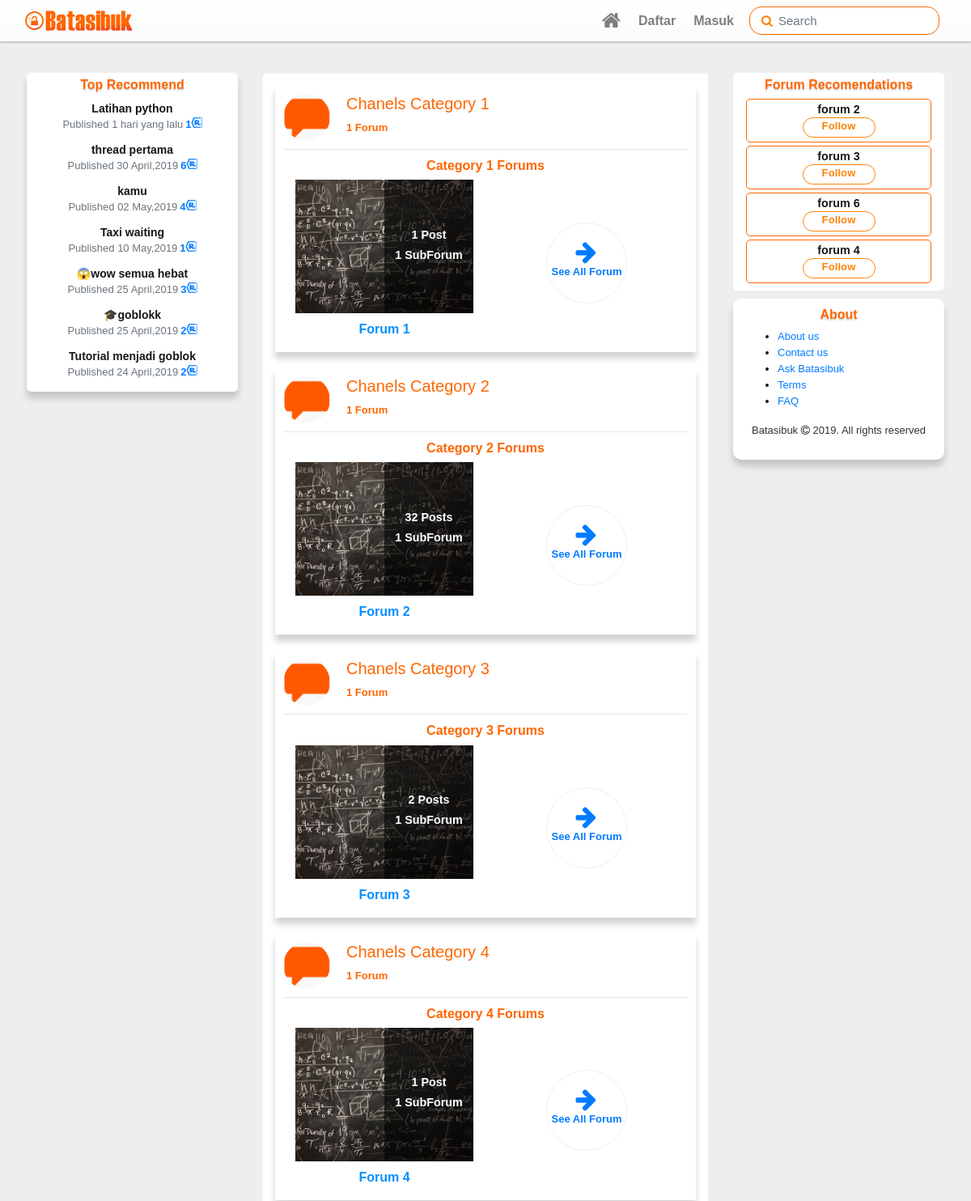
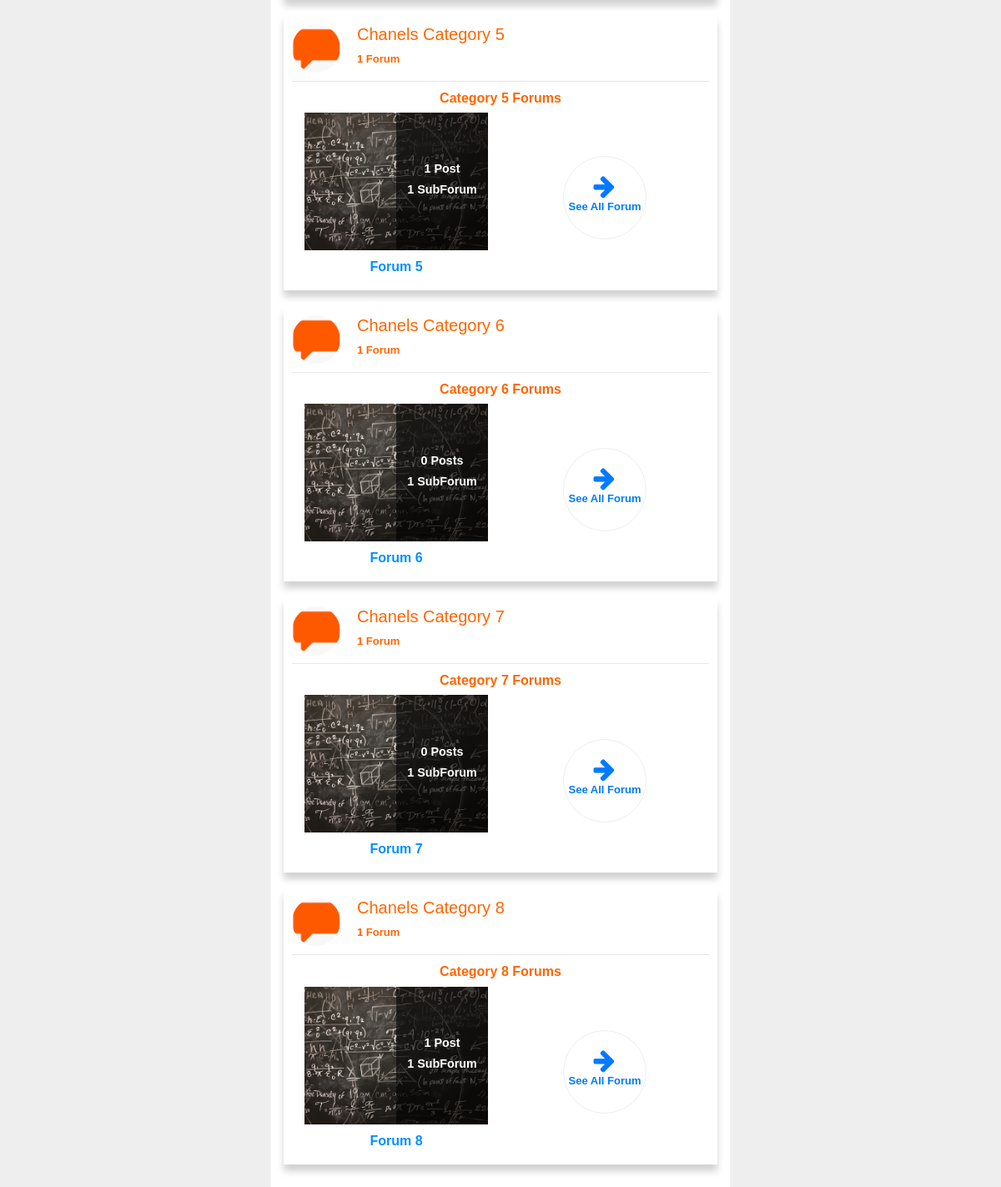
The app's page /forum/ with its own data (2 pictures, top to bottom).
### batasibuk_forum/models.py (models this page shows, shortened)
class Votable(models.Model):
	class Meta:
		abstract=True
	votes=GenericRelation(Vote,content_type_field='vote_type',object_id_field='vote_id')
	upvotes=models.IntegerField(default=0,blank=True)
	downvotes=models.IntegerField(default=0,blank=True)
	vote_self=False

class Post(Votable):
	objects=PostsManager()
	forum_post_type=models.ForeignKey(ContentType,on_delete=models.PROTECT,related_name='_forum_posts')
	forum_post_id=models.PositiveIntegerField()
	content_forum_post=GenericForeignKey('forum_post_type','forum_post_id')
	author=models.ForeignKey(User,related_name='posts',on_delete=models.PROTECT)
	created=models.DateTimeField(auto_now_add=True)
	updated=models.DateTimeField(auto_now=True)
	updated_by=models.ForeignKey(User,blank=True,null=True,on_delete=models.PROTECT)
	post_title=models.CharField(max_length=255)
	body=RichTextUploadingField(blank=True,
								config_name='post_thread',
								external_plugin_resources=[(
									'emoji',
									'/static/ckeditor_plugins/emoji/',
									'plugin.js')]
								)
	post_slug=models.SlugField(max_length=255,blank=True,editable=False)
	status=models.IntegerField(choices=(
		(0,'Draft'),
		(1,'Post')
		),default=0)
	views=models.IntegerField(blank=True,default=0)

class Category(models.Model):
	def image_path(instance,imagename):
		base_name,ext=os.path.splitext(imagename)
		return f"logo_channel/{time.strftime('%y%m%d%H%M%S')}{ext}"
	name=models.CharField(max_length=80)
	groups=models.ManyToManyField(Group,blank=True)
	position=models.IntegerField(blank=True,default=0)
	channel_logo=models.ImageField(default='',blank=True,upload_to=image_path)

class Followble(models.Model):
	class Meta:
		abstract=True
	followers=GenericRelation(Follow,content_type_field='forum_type',object_id_field='forum_id')

class Forum(Followble):
	def image_path(instance,imagename):
		base_name,ext=os.path.splitext(imagename)
		return f"logo_image/{time.strftime('%y%m%d%H%M%S')}{ext}"
	category=models.ForeignKey(Category,related_name='forums',blank=True,null=True,on_delete=models.PROTECT)
	name=models.CharField(max_length=80)
	position=models.IntegerField(blank=True,default=0)
	description=models.TextField(blank=True,default='')
	moderators=models.ManyToManyField(User,blank=True)
	updated=models.DateTimeField(auto_now=True)
	posts=GenericRelation(Post,content_type_field='forum_post_type',object_id_field='forum_post_id',related_query_name='post_forum')
	post_count=models.IntegerField(blank=True,default=0)
	forum_logo=models.ImageField(default='',upload_to=image_path)

### batasibuk_forum/views.py (the view)
# urls.py: path('',HomeForumsView.as_view(),name='home'),
class HomeForumsView(ListView):
	model= Category
	template_name='batasibuk_forum/home.html'
	context_object_name='categorys'
	extra_context={
		'title':'forum'
	}

### batasibuk_forum/models.py (called while the page is built)
	def get_top_recommend(self):
		posts=Post.objects.all()
		for post in posts:
			c_recommends=post.post_recommends.all().count()
			time_since=math.floor((datetime.datetime.now().timestamp()-post.created.timestamp())/3600)
			post.score=(c_recommends)/(time_since+2)**1.8
			if c_recommends==0:
				post.score=(c_recommends-1)/(time_since+2)**1.8
		posts=sorted(posts,key=lambda t:t.score,reverse=True)
		if len(posts)>10:
			return posts[0:7]
		return posts

### batasibuk_forum/templatetags/text_custom.py (called while the page is built)
@register.filter(name='to_time_since')
def to_time_since(d):
	return custom_time_since(d)

### batasibuk_forum/templatetags/top_recommend.py (called while the page is built)
@register.inclusion_tag('snippets/post_recommends.html')
def top_recommend():
	posts=Post.objects.get_top_recommend()
	context={
		'posts':posts,
	}
	return context

@register.inclusion_tag('snippets/forum_recommend.html')
def forum_recommend(request):
	forum=Forum.objects.all()
	if request.user.is_authenticated:
		forum=Forum.objects.exclude(followers__follower=request.user)
	for f in forum:
		f.count_followers=f.followers.all().count()
	recommend_forum=sorted(forum,key=lambda c:c.count_followers,reverse=True)
	if len(recommend_forum)>4:
		recommend_forum=recommend_forum[0:4]
	return {'request':request,'forums':recommend_forum}

### batasibuk_forum/templatetags/vote_follow_filter.py (called while the page is built)
@register.simple_tag(name='is_user_follow')
def user_is_follow(to_follow,request,text=''):
	if request.user.is_authenticated and\
		to_follow.followers.filter(follower=request.user).exists():
			if text=='get_text':
				return mark_safe('<i class="fa fa-check-circle-o fa-lg"></i> Follow')
			return 'active'
	else:
		if text=='get_text':
			return 'Follow'
		return ''

### batasibuk_forum/templates/batasibuk_forum/home.html (shortened to what this page needs)
{% extends "base.html" %}
{% load static %}
{% load top_recommend %}
{% block get_in_head %}
	<link rel="stylesheet" type="text/css" href="{% static "css/forum_home.css" %}">
{% endblock get_in_head %}
{% block main_content %}
<div class="row">
	<div class="col-md-3 d-none d-md-block order-md-1">
    	{%top_recommend%}
    </div>
    <div class="col-md-6 order-1 order-md-2 ">
            <div class="chanels-card">
            {% for category in categorys  %}
				<div class="chanel-detail shadow">
                 	<img src="/media/logo_image/190331210525.png" alt="user" class="chanel-logo" />
                  <div class="channel-info">
                  	<a href="{% url "channel" id_channel=category.id name_channel=category.name%}" class="remove-link-format">
                    <h5 class="channel-title">Chanels {{category.name|capfirst}}</h5>
                    	<p>{{category.forums.all.count}} Forum{{category.forums.all.count|pluralize}}</p>
                    </a>
                  </div>
                  <div class="hr-custom clearfix"></div>
                  <div class="chanel-forum container-fluid">
                    	<h6>{{category.name|capfirst}} Forums </h6>
                    	<div class="row">
                    	{% for forum in category.forums.all %}
	                    		<div class="forum-detail col-sm-6">
	                    			<a href="{% url "forum:forumview" id_forum=forum.id name_forum=forum.name %}" class="remove-link-format">
		                    		<div class="forum-info">
		                    			<img src="/media/logo_image/logocoba.jpg" class="img-fluid forum-logo">
		                    			<div class="forum-posts d-flex flex-column justify-content-center">
		                    				<p>{{forum.posts.all.count}} Post{{forum.posts.all.count|pluralize}}</p>
		                    				<p>{{forum.subforums.all.count}} SubForum{{forum.subforum.all.count|pluralize}}</p>
		                    			</div>
		                    		</div>
									<p>{{forum.name|capfirst}}</p>
									</a>
								</div>
						{% endfor %}
						<div class="col-sm-6 d-flex align-items-center justify-content-center">
							<a href="{% url "channel" id_channel=category.id name_channel=category.name %}" class="link-all-forum">
								<p>
									<i class="fa fa-arrow-right"></i>
									See All Forum
								</p>
							</a>
						</div>
						</div>
                  </div>
                </div>
			{% endfor %}
            </div>
    </div>
    <div class="col-md-3 order-2 order-md-3">
      {%forum_recommend request%}
	   	{% include "snippets/footer.html" %}
	 </div>
</div>
{% endblock main_content %}

### templates/snippets/post_recommends.html
{% load text_custom %}
<div class="trend-threads-card shadow">
  <h6>Top Recommend</h6>
  {% for thread  in posts %}
  	<div class="trend-thread">
      <a href="{% url 'thread' thread.post_slug thread.post_title %}" class="remove-link-format">
      	<p class="threads-title">{{thread.post_title}}</p >
      	<p class="thread-detail"><span class='text-muted'>Published {{thread.created|to_time_since}}</span><span class="thread-r">{{thread.post_recommends.all.count}}<i class="ba-recomend"></i></span></p>
      </a>
  	</div>
  {% endfor %}
</div>

### templates/snippets/forum_recommend.html
{% load vote_follow_filter %}
<div class="suggest-forum-card">
  <h6 class="grey">Forum Recomendations</h6>
  {% for forum in forums  %}
  	<div class="follow-forum">
      <p><a href="{% url "forum:forumview" forum.id forum.name %}"class='remove-link-format'>{{forum.name}}</a></p>
      <a href="javascript:void(0)" class="btn btn-follow follow-this {%is_user_follow forum request %} " data-id='{{forum.id}}' data-action='forum'>{%is_user_follow forum request 'get_text'%}</a>
  </div>
  {% endfor %}
</div>

### static/css/style.css (style rules this page uses)
html, body { height: 100%; width: 100%; }
body { font-family: Helvetica, Arial; line-height: 20px; color: #14171a; background-color: #eee; font-size: 13px; padding-top: 60px; }
.shadow { box-shadow: 0 .5rem .5rem 0 rgba(0,0,0,.18)!important; }
.btn { font-family: Helvetica,Arial,sans-serif!important; font-weight: 700; letter-spacing: .1px; }
.btn-follow { color: #fc8207; background-color: transparent; background-image: none; border-color: #fc8207; font-weight: bold; width: 120px; border-radius: 20px; }
.remove-link-format,.remove-link-format:hover,.remove-link-format:active,.remove-link-format:focus { color: inherit; text-decoration: none; }
.hr-custom { background: none; height: 1px; border-top: 1px solid #e6e6e6; width: 100%; margin: auto; margin-bottom: 10px; }
.trend-threads-card { width: 100%; padding:5px 10px; background-color: #fff; border-radius: 5px; text-align: center; margin-bottom: 10px; min-height: 200px; }
.trend-threads-card .trend-thread { padding:2px; border-radius: 0; width: 100%%; border-bottom: 2px solid rgba(0,0,0,0); transition: ease-in .2s all; }
.trend-threads-card > h6 { font-weight: bold; color: #ff6600; text-shadow: 0rem .14rem rgba(0,0,0,.15); }
.trend-threads-card .trend-thread > a > .threads-title { margin-bottom: 0px; font-weight: bold; font-size: 14px; margin-bottom: 0; }
.trend-threads-card .trend-thread > a > .thread-detail { margin-bottom: 5px; }
.trend-threads-card .trend-thread > a > .thread-detail .thread-r { font-size: 13px; font-weight: bold; margin-left: 3px; color: #007bff; }
.suggest-forum-card { width: 100%; padding:5px 10px; background-color: #fff; border-radius: 5px; text-align: center; margin-bottom: 10px; }
.suggest-forum-card .follow-forum { padding:2px; border-radius: 5px; width: 95%; border: 1px solid #ff6600; margin-bottom:4px; }
.suggest-forum-card > h6 { font-weight: bold; color:#ff6600; text-shadow: 0rem .14rem rgba(0,0,0,.15); }
.suggest-forum-card .follow-forum { margin-left: auto; margin-right: auto; }
.suggest-forum-card .follow-forum > p { display: block; margin-bottom: 0px; font-weight: bold; font-size: 1.1em; transition: ease-in .2s all; }
.suggest-forum-card .follow-forum .btn-follow { height: 25px; width: 90px; font-size: 13px; padding: 0; margin-top: 0px; margin-bottom: 3px; }

### static/css/forum_home.css (style rules this page uses)
.chanels-card { border-radius: 4px; width: 100%; padding: 15px; border: 1px solid #f1f2f2; margin-bottom: 20px; background-color: #fff; margin-bottom: 20px; min-height: 500px; }
.chanels-card .chanel-detail { width: 100%; padding:10px 10px 8px; background-color: #fff; margin-bottom: 20px!important; }
.chanels-card .chanel-detail .chanel-logo { float: left; margin-right: 20px; height: 58px; width: 58px; border-radius: 50%; }
.chanels-card .chanel-detail .remove-link-format { color: #ff6600; font-weight: bold; }
.chanels-card .chanel-detail .chanel-forum> h6 { color: #ff6600; font-weight: bold; text-align: center; }
.chanels-card .chanel-detail .forum-detail .forum-info { position: relative; }
.chanels-card .chanel-detail .forum-detail .forum-posts { position: absolute; background-color: rgba(0,0,0,.6); width:50%; right: 0; top: 0; bottom: 0; text-align: center; font-size: 1em; }
.chanels-card .chanel-detail .forum-detail .forum-posts>p { color: #fff; font-size: 1.1em; margin-bottom: 5px; vertical-align: middle; }
.chanels-card .chanel-detail .forum-detail > a >p { text-align: center; font-size: 16px; font-weight: bold; color: #078fff; margin:10px 0; }
.chanels-card .chanel-forum .link-all-forum { border-radius: 50%; overflow: hidden; display: block; width: 100px; height: 100px; padding: 0!important; text-align: center; line-height: 100px; border:1px solid #eee; transition: .2s; }
.chanels-card .chanel-forum .link-all-forum p { text-align: center; margin-top: 10px; font-weight: bold; display: inline-block; position: relative; }
.chanels-card .chanel-forum .link-all-forum p .fa { font-size: 30px; font-weight: normal; position: absolute; top: 10px; left: 30px; }

### records on screen
Post: post_title "Latihan python", created|to_time_since "1 hari yang lalu", post_recommends.all.count "1"
Post: post_title "thread pertama", created|to_time_since "30 April,2019", post_recommends.all.count "6"
Post: post_title "kamu", created|to_time_since "02 May,2019", post_recommends.all.count "4"
Post: post_title "Taxi waiting", created|to_time_since "10 May,2019", post_recommends.all.count "1"
Post: post_title "😱wow semua hebat", created|to_time_since "25 April,2019", post_recommends.all.count "3"
Post: post_title "🎓goblokk", created|to_time_since "25 April,2019", post_recommends.all.count "2"
Post: post_title "Tutorial menjadi goblok", created|to_time_since "24 April,2019", post_recommends.all.count "2"
Category: name "Category 1", forums.all.count "1"
Forum: posts.all.count "1", subforums.all.count "1", name "Forum 1"
Category: name "Category 2", forums.all.count "1"
Forum: posts.all.count "32", subforums.all.count "1", name "Forum 2", name "forum 2", is_user_follow "Follow"
Category: name "Category 3", forums.all.count "1"
Forum: posts.all.count "2", subforums.all.count "1", name "Forum 3", name "forum 3", is_user_follow "Follow"
Category: name "Category 4", forums.all.count "1"
Forum: posts.all.count "1", subforums.all.count "1", name "Forum 4", name "forum 4", is_user_follow "Follow"
Category: name "Category 5", forums.all.count "1"
Forum: posts.all.count "1", subforums.all.count "1", name "Forum 5"
Category: name "Category 6", forums.all.count "1"
Forum: posts.all.count "0", subforums.all.count "1", name "Forum 6", name "forum 6", is_user_follow "Follow"
Category: name "Category 7", forums.all.count "1"
Forum: posts.all.count "0", subforums.all.count "1", name "Forum 7"
Category: name "Category 8", forums.all.count "1"
Forum: posts.all.count "1", subforums.all.count "1", name "Forum 8"
